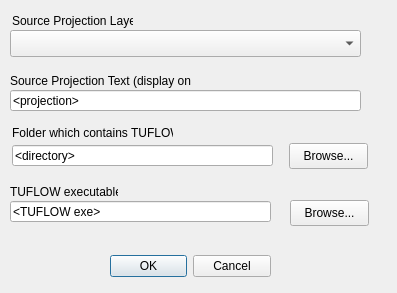
<?xml version="1.0" encoding="UTF-8"?>
<ui version="4.0">
 <class>tuflowqgis_configure_tf</class>
 <widget class="QDialog" name="tuflowqgis_configure_tf">
  <property name="geometry">
   <rect>
    <x>0</x>
    <y>0</y>
    <width>397</width>
    <height>293</height>
   </rect>
  </property>
  <property name="windowTitle">
   <string>Configure TUFLOW Project</string>
  </property>
  <widget class="QDialogButtonBox" name="buttonBox">
   <property name="geometry">
    <rect>
     <x>110</x>
     <y>250</y>
     <width>161</width>
     <height>32</height>
    </rect>
   </property>
   <property name="orientation">
    <enum>Qt::Horizontal</enum>
   </property>
   <property name="standardButtons">
    <set>QDialogButtonBox::Cancel|QDialogButtonBox::Ok</set>
   </property>
  </widget>
  <widget class="QLabel" name="label_1">
   <property name="geometry">
    <rect>
     <x>12</x>
     <y>10</y>
     <width>121</width>
     <height>22</height>
    </rect>
   </property>
   <property name="text">
    <string>Source Projection Layer</string>
   </property>
  </widget>
  <widget class="QComboBox" name="sourcelayer">
   <property name="geometry">
    <rect>
     <x>10</x>
     <y>30</y>
     <width>351</width>
     <height>27</height>
    </rect>
   </property>
  </widget>
  <widget class="QLabel" name="label_3">
   <property name="geometry">
    <rect>
     <x>12</x>
     <y>122</y>
     <width>161</width>
     <height>22</height>
    </rect>
   </property>
   <property name="text">
    <string>Folder which contains TUFLOW</string>
   </property>
  </widget>
  <widget class="QLineEdit" name="outdir">
   <property name="geometry">
    <rect>
     <x>12</x>
     <y>145</y>
     <width>261</width>
     <height>21</height>
    </rect>
   </property>
   <property name="text">
    <string>&lt;directory&gt;</string>
   </property>
   <property name="readOnly">
    <bool>false</bool>
   </property>
  </widget>
  <widget class="QPushButton" name="browseoutfile">
   <property name="geometry">
    <rect>
     <x>289</x>
     <y>143</y>
     <width>79</width>
     <height>26</height>
    </rect>
   </property>
   <property name="text">
    <string>Browse...</string>
   </property>
  </widget>
  <widget class="QLabel" name="label_2">
   <property name="geometry">
    <rect>
     <x>10</x>
     <y>70</y>
     <width>181</width>
     <height>22</height>
    </rect>
   </property>
   <property name="text">
    <string>Source Projection Text (display only)</string>
   </property>
  </widget>
  <widget class="QLineEdit" name="sourceCRS">
   <property name="geometry">
    <rect>
     <x>10</x>
     <y>90</y>
     <width>351</width>
     <height>21</height>
    </rect>
   </property>
   <property name="text">
    <string>&lt;projection&gt;</string>
   </property>
   <property name="dragEnabled">
    <bool>false</bool>
   </property>
   <property name="readOnly">
    <bool>true</bool>
   </property>
  </widget>
  <widget class="QLabel" name="label_4">
   <property name="geometry">
    <rect>
     <x>10</x>
     <y>181</y>
     <width>108</width>
     <height>22</height>
    </rect>
   </property>
   <property name="text">
    <string>TUFLOW executable</string>
   </property>
  </widget>
  <widget class="QLineEdit" name="TUFLOW_exe">
   <property name="geometry">
    <rect>
     <x>10</x>
     <y>201</y>
     <width>261</width>
     <height>21</height>
    </rect>
   </property>
   <property name="text">
    <string>&lt;TUFLOW exe&gt;</string>
   </property>
   <property name="readOnly">
    <bool>false</bool>
   </property>
  </widget>
  <widget class="QPushButton" name="browseexe">
   <property name="geometry">
    <rect>
     <x>290</x>
     <y>200</y>
     <width>79</width>
     <height>26</height>
    </rect>
   </property>
   <property name="text">
    <string>Browse...</string>
   </property>
  </widget>
 </widget>
 <resources/>
 <connections>
  <connection>
   <sender>buttonBox</sender>
   <signal>accepted()</signal>
   <receiver>tuflowqgis_configure_tf</receiver>
   <slot>accept()</slot>
   <hints>
    <hint type="sourcelabel">
     <x>248</x>
     <y>254</y>
    </hint>
    <hint type="destinationlabel">
     <x>157</x>
     <y>274</y>
    </hint>
   </hints>
  </connection>
  <connection>
   <sender>buttonBox</sender>
   <signal>rejected()</signal>
   <receiver>tuflowqgis_configure_tf</receiver>
   <slot>reject()</slot>
   <hints>
    <hint type="sourcelabel">
     <x>316</x>
     <y>260</y>
    </hint>
    <hint type="destinationlabel">
     <x>286</x>
     <y>274</y>
    </hint>
   </hints>
  </connection>
 </connections>
</ui>
